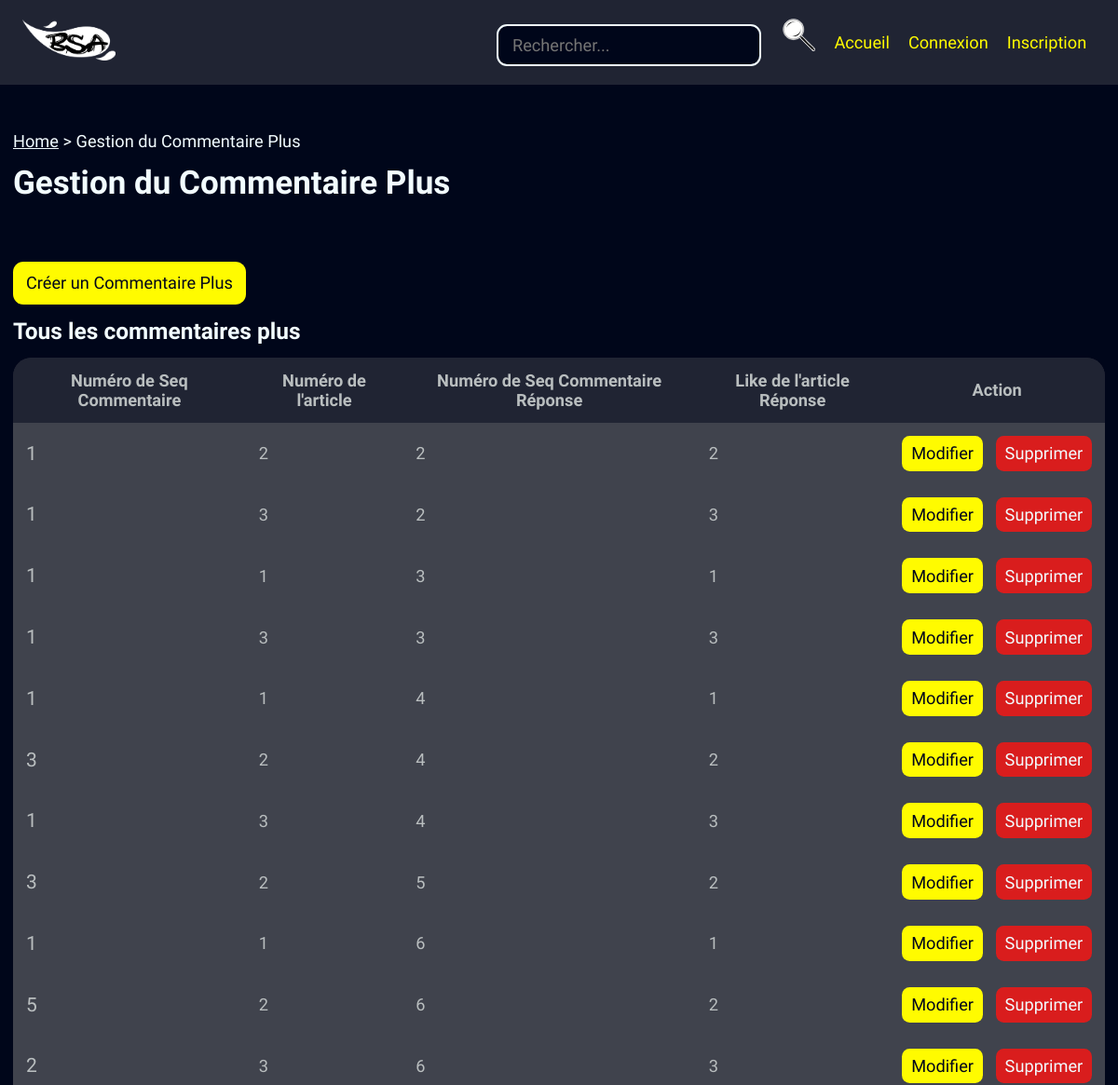
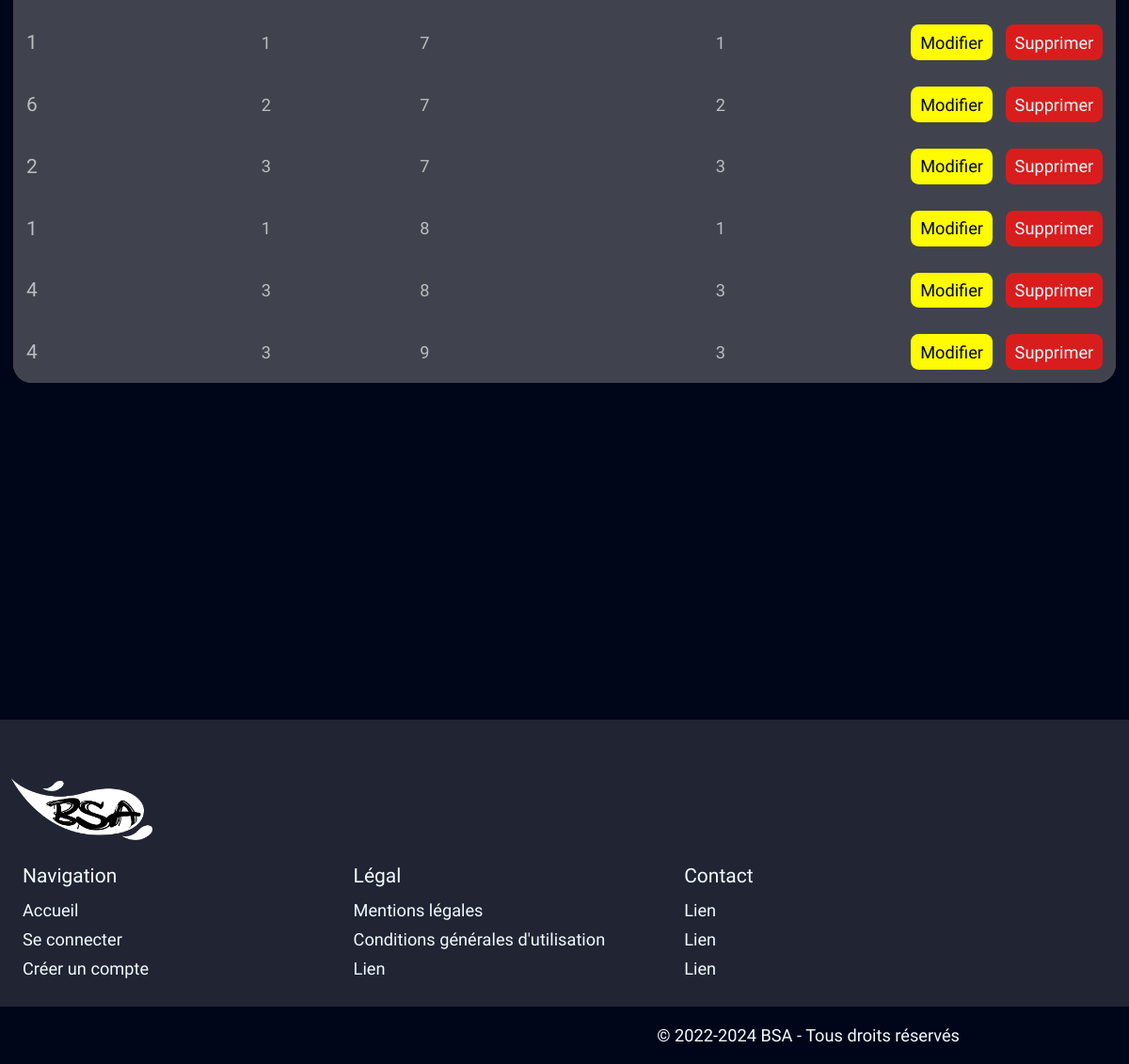
Screenshot of /back/commentPlus/commentPlus.php with the database file from the repository (2 pictures, top to bottom).
### tables this page shows
create table commentplus
(
   numSeqCom int(10) not null,   
   numArt int(8) not null,       
   numSeqComR int(10) not null,  
   numArtR int(8) not null,      
   primary key (numSeqCom, numArt, numSeqComR, numArtR)
);

create table article
(
   numArt int(8) not null auto_increment,    
   dtCreArt timestamp DEFAULT CURRENT_TIMESTAMP ON UPDATE CURRENT_TIMESTAMP,	 
   libTitrArt varchar(100),	    
   libChapoArt text(500),			 
   libAccrochArt varchar(100),	 
   parag1Art text(1200),			 
   libSsTitr1Art varchar(100),	 
   parag2Art text(1200),			 
   libSsTitr2Art varchar(100),	 
   parag3Art text(1200),			 
   libConclArt text(800),			 
   urlPhotArt varchar(70),			 
   numAngl varchar(8) not null,	 
   numThem varchar(8) not null,	 
   primary key (numArt)
);

### CLASS_CRUD/commentplus.class.php (called while the page is built, shortened)
<?php
require_once __DIR__ . '../../connect/database.php';
class commentplus{
	function get_AllCommentPlus(){
		global $db;
		$query = 'SELECT * FROM commentplus INNER JOIN article ON commentplus.numArt=article.numArt;';
		$request = $db->query($query);
		$allCommentPlus = $request->fetchAll();
		return($allCommentPlus);
	}
}

### back/commentPlus/commentPlus.php (the view, shortened to what this page needs)
<?php
require_once __DIR__ . '/../../util/index.php';
require_once __DIR__ . '/../../CLASS_CRUD/commentplus.class.php';
$monCommentPlus = new commentplus();
include __DIR__ . '/../../layouts/back/head.php';
?>
	<a class="btn btn-lg" href="./createCommentPlus.php" title="Créer un Commentaire Plus">Créer un Commentaire Plus</a>
	<h3>Tous les commentaires plus</h3>
	<table >
        <thead>
            <tr>
                <th>Numéro de Seq Commentaire</th>
                <th>Numéro de l'article</th>
                <th>Numéro de Seq Commentaire Réponse</th>
                <th>Like de l'article Réponse</th>
                <th class="sticky-right">Action</th>
            </tr>
        </thead>
        <tbody>
        <?php
        $all = $monCommentPlus->get_AllCommentPlus();
        foreach($all as $row) {
        ?>
            <tr>
                <td><h4> <?= $row['numSeqCom']; ?> </h4></td>
                <td><?= $row['numArt']; ?></td>
                <td><?= $row['numSeqComR']; ?></td>
                <td><?= $row['numArtR']; ?></td>
                <td class="actions sticky-right">
                    <a class="btn btn-md" href="./updateCommentPlus.php?numSeqCom=<?=$row['numSeqCom'];?>&numArt=<?=$row['numArt'];?>" title="Modifier le Comment Plus">Modifier</a>
                    <a class="btn btn-md btn-danger" href="./deleteCommentPlus.php?numSeqCom=<?=$row['numSeqCom'];?>&numArt=<?=$row['numArt'];?>" title="Supprimer le Comment Plus">Supprimer</a>
                </td>
            </tr>
        <?php }	 ?>
        </tbody>
    </table>
<?php require_once __DIR__ . '/../../layouts/back/foot.php'; ?>

### assets/css/var.css (style rules this page uses)
:root { font-size: 14px; --bg1: #00061A ; --bg2: #202433 ; --bg3: #40434D ; --p1: #F2FCFF ; --p2: #D5DDDF ; --p3:#B9BEBF ; --i:#FFFB00 ; --g1:#2F23D6 ; --g2:#4AC5E8 ; --g3:#D91D1D ; --g4:#EE7C0B ; --g5:#05C323 ; --g6:#EC03E5 ; --gFocus: #9da3f5; --h1: 400 6rem 'a Attack Graffiti', sans-serif; --h2: 700 2.5rem "Lexend Deca", sans-serif; --h3: 600 1.75rem "Lexend Deca", sans-serif; --h4: 500 1.5rem "Lexend Deca", sans-serif; --p: 300 1.3rem "Lexend Deca", sans-serif; --label: 200 1.125rem "Lexend Deca", sans-serif; --rounded-md: 0.6rem; --rounded-lg: 0.8rem; }

### assets/css/master.css (style rules this page uses)
body { background-color: var(--bg1); color: var(--p1); position: relative; width: 100%; }
* { box-sizing: border-box; margin: 0; padding: 0; background: var(--background); color: var(--color); outline: 0px solid transparent; }
.btn { --color: var(--bg1); --background: var(--i); text-decoration: none; font: var(--p); display: inline-block; text-align: center; cursor: pointer; border: none; transition: transform .2s, outline .2s; }
.btn.btn-lg { padding: 0.9rem 1rem; border-radius: var(--rounded-lg); }
.btn.btn-md { padding: 0.6rem 0.7rem; border-radius: var(--rounded-md); }
.btn.btn-danger { --background: var(--g3); --color: var(--p1); }
h1, h2, h3, h4 { margin-top: 1rem; margin-bottom: 1rem; }
h3, .font-h3 { font: var(--h3); }
h4, .font-h4 { font: var(--h4); }

### assets/css/admin.css (style rules this page uses)
table { display: block; position: relative; border-radius: 20px; padding: 0; overflow: hidden; border: none; font: var(--p); overflow-x: auto; overflow-y: auto; max-height: 80vh; max-width: 100%; }
table, th, td { border: hidden; border-collapse:collapse; }
table thead { position: sticky; top:0; border: none; padding: 1rem; color: var(--p3); background: var(--bg2); z-index: 10; }
table th { color: var(--p3); background: var(--bg2); }
table td { color: var(--p3); background: var(--bg3); }
table th, table td { height: auto; padding: 1rem 1rem; }
table .actions { display: flex; flex-flow: row nowrap; gap: 1rem; }
table .sticky-right { position: sticky; right: 0; }
table h4 { margin: 0; }
table tbody { border: none; padding: 1rem; color: var(--p1); background: var(--bg3); }

### rows the page displays
commentplus: numSeqCom "1", article.numArt "2", numSeqComR "2", numArtR "2"
commentplus: numSeqCom "1", article.numArt "3", numSeqComR "2", numArtR "3"
commentplus: numSeqCom "1", article.numArt "1", numSeqComR "3", numArtR "1"
commentplus: numSeqCom "1", article.numArt "3", numSeqComR "3", numArtR "3"
commentplus: numSeqCom "1", article.numArt "1", numSeqComR "4", numArtR "1"
commentplus: numSeqCom "3", article.numArt "2", numSeqComR "4", numArtR "2"
commentplus: numSeqCom "1", article.numArt "3", numSeqComR "4", numArtR "3"
commentplus: numSeqCom "3", article.numArt "2", numSeqComR "5", numArtR "2"
commentplus: numSeqCom "1", article.numArt "1", numSeqComR "6", numArtR "1"
commentplus: numSeqCom "5", article.numArt "2", numSeqComR "6", numArtR "2"
commentplus: numSeqCom "2", article.numArt "3", numSeqComR "6", numArtR "3"
commentplus: numSeqCom "1", article.numArt "1", numSeqComR "7", numArtR "1"
commentplus: numSeqCom "6", article.numArt "2", numSeqComR "7", numArtR "2"
commentplus: numSeqCom "2", article.numArt "3", numSeqComR "7", numArtR "3"
commentplus: numSeqCom "1", article.numArt "1", numSeqComR "8", numArtR "1"
commentplus: numSeqCom "4", article.numArt "3", numSeqComR "8", numArtR "3"
commentplus: numSeqCom "4", article.numArt "3", numSeqComR "9", numArtR "3"

### other values shown
$navItemLabel "Home"
$navItemLabel "Gestion du Commentaire Plus"
$pageTitle "Gestion du Commentaire Plus"
